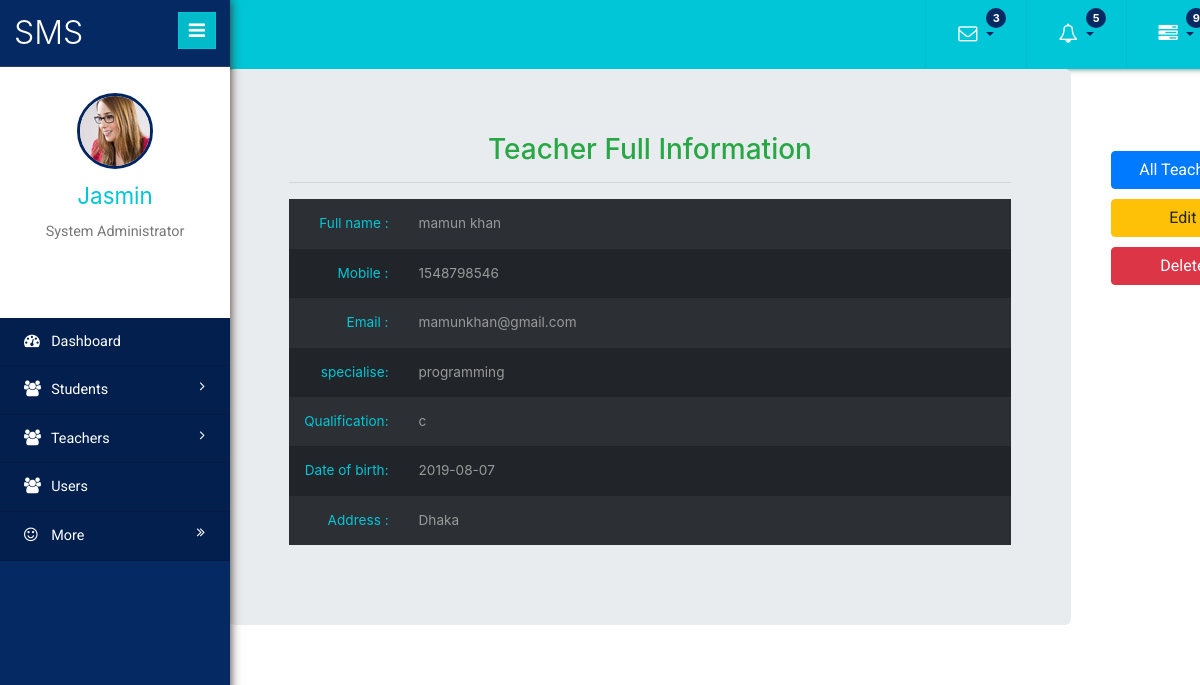
Page /admin/teacher_view.php?id=16 on the committed database.
### tables this page shows
CREATE TABLE `teachers` (
  `id` int(11) NOT NULL,
  `serial` int(11) NOT NULL,
  `fullname` varchar(255) NOT NULL,
  `username` varchar(255) NOT NULL,
  `mobile` int(12) NOT NULL,
  `email` varchar(255) NOT NULL,
  `specialise` varchar(255) NOT NULL,
  `Qulipiqation` varchar(255) NOT NULL,
  `dob` date NOT NULL,
  `address` varchar(255) NOT NULL,
  `photo` varchar(255) NOT NULL
);

### admin/teacher_view.php (the view)
<?php
include ('database/connection.php');
   $id = $_GET['id'];
   $sql = " SELECT * FROM teachers WHERE id = $id ";
   $query = mysqli_query($conn,$sql);
   $teacher = mysqli_fetch_assoc($query);
?>
<!DOCTYPE HTML>
<html>
<?php include ('includes/layout_page.php'); ?>
<body>
   <div class="page-container">
	<div class="left-content">
	   <div class="inner-content">
<?php include ('includes/top_menu.php'); ?>
<div class="container">
    <div class="row clearfix">
        <div class="col-md-10">
<div class="jumbotron">
<H3 class="text-center text-success"> Teacher Full Information</H3>
<hr>
        <table class="table table-striped  table-dark table-hover">
        <tr>
            <th width="100px" class="text-right">Full name : </th>
            <td><?=$teacher['fullname'];?></td>
         </tr>
         <tr>
            <th width="100px" class="text-right">Mobile : </th>
            <td><?=$teacher['mobile'];?></td>
         </tr>
         <tr>
            <th width="100px" class="text-right">Email : </th>
            <td><?=$teacher['email'];?></td>
         </tr>
         <tr>
            <th width="100px" class="text-right">specialise: </th>
            <td><?=$teacher['specialise'];?></td>
         </tr>
         <tr>
            <th width="100px" class="text-right">Qualification: </th>
            <td><?=$teacher['Qulipiqation'];?></td>
         </tr>
         <tr>
            <th width="100px" class="text-right">Date of birth: </th>
            <td><?=$teacher['dob'];?></td>
         </tr>
         <tr>
            <th width="100px" class="text-right">Address : </th>
            <td><?=$teacher['address'];?></td>
         </tr>
        </table>
</div>
        </div>
        <div class="col-md-2">
        <br><br><br>
            <a href="index.php?page=teachers" class="btn btn-primary btn-block ">All Teachers</a>
            <a href="teacher_edit.php?id=<?=$teacher['id'];?>" class="btn btn-warning btn-block">Edit</a>
            <a onclick="return confirm ('Are you want to delete data?')" href="teacher_delete.php?id=<?=$teacher['id'];?>" class="btn btn-danger btn-block ">Delete</a>
        </div>
    </div>
    </div>
<?php include ('includes/left_sidebar.php'); ?>
</body>
</html>

### rows in the picture
teachers: fullname "mamun khan", mobile "1548798546", email "mamunkhan@gmail.com", specialise "programming", Qulipiqation "c", dob "2019-08-07", address "Dhaka"
